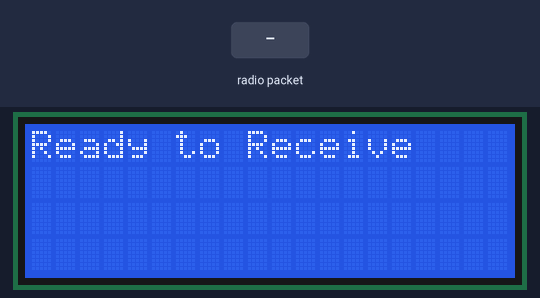
This sketch was run on a simulated Arduino Uno, built with avr-gcc and run on an emulated ATmega328P. Shown: 20×4 character LCD. The inputs (shaded band) are chosen by the test bench. No radio packets arrive unless stated.

Above: at 1.3 s.
1.4 s: radio packet "1" arrives
At 3.6 s:
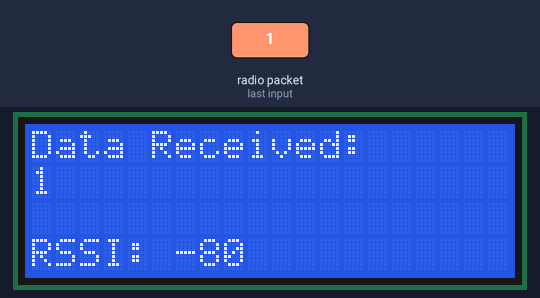
3.9 s: radio packet "0" arrives
At 4.5 s:
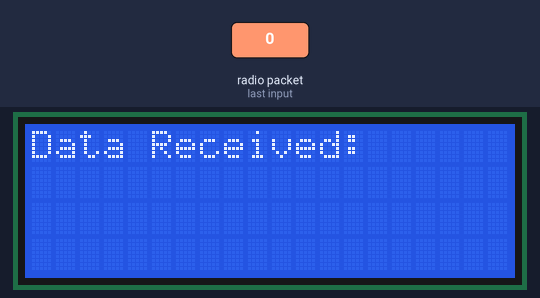
6.4 s: radio packet "2" arrives
At 8.8 s:
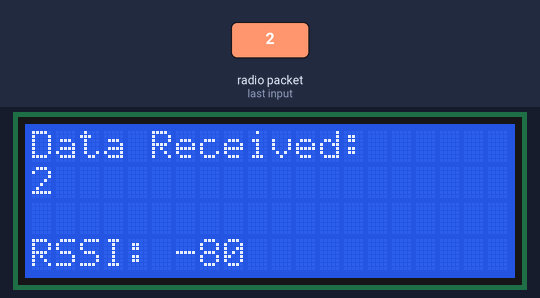
Timing chart, 0 to 10.3 s (numbered marks = the images above; inputs shaded):
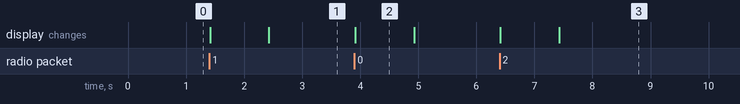

Measured:
- after the input at 1.4 s, the display: first changes at once (image 1 shows a later state)
- after the input at 3.9 s, the display: changes at once (image 2)
- after the input at 6.4 s, the display: first changes at once (image 3 shows a later state)
- what the display in image 2 shows lasts 1.0 s, from 3.9 s to 4.9 s

The sketch:

lorarecieve.ino
```cpp
#include <SPI.h>
#include <LoRa.h>
#include <Wire.h>
#include <LiquidCrystal_I2C.h>

// Set the LCD address to 0x27 for a 20 chars and 4 line display
LiquidCrystal_I2C lcd(0x27, 20, 4);

void setup() {
  lcd.init();
  lcd.backlight();
  lcd.setCursor(0, 0);
  lcd.print("LoRa Syncing...");

  LoRa.setPins(10, 9, 2);
  if (!LoRa.begin(433E6)) {
    lcd.clear();
    lcd.print("LoRa Failed!");
    while (1);
  }

  LoRa.setSyncWord(0xF3); // The "Sync" password
  lcd.clear();
  lcd.print("Ready to Receive");
}

void loop() {
  int packetSize = LoRa.parsePacket();
  if (packetSize) {
    lcd.clear();
    lcd.setCursor(0, 0);
    lcd.print("Data Received:");

    lcd.setCursor(0, 1);
    while (LoRa.available()) {
      String data = LoRa.readString();
      lcd.print(data);
    }

    lcd.setCursor(0, 3);
    lcd.print("RSSI: ");
    lcd.print(LoRa.packetRssi());
  }
}
```
